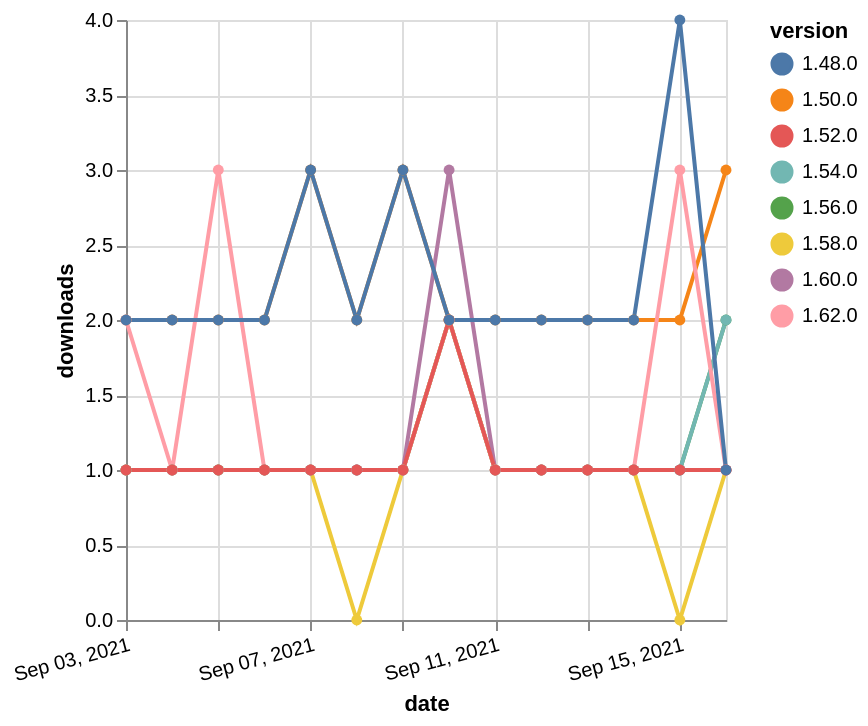

Here is the Vega-Lite specification saved for this chart:
### Vega-Lite specification from a JSON file in a GitHub repository (floating-point values rounded to 4 significant figures)
{"$schema": "https://vega.github.io/schema/vega-lite/v5.json", "description": "A simple bar chart with embedded data.", "data": {"values": [{"date": "2021-09-03", "total": 191, "delta": 1, "version": "1.56.0"}, {"date": "2021-09-04", "total": 192, "delta": 1, "version": "1.56.0"}, {"date": "2021-09-05", "total": 193, "delta": 1, "version": "1.56.0"}, {"date": "2021-09-06", "total": 194, "delta": 1, "version": "1.56.0"}, {"date": "2021-09-07", "total": 195, "delta": 1, "version": "1.56.0"}, {"date": "2021-09-08", "total": 196, "delta": 1, "version": "1.56.0"}, {"date": "2021-09-09", "total": 197, "delta": 1, "version": "1.56.0"}, {"date": "2021-09-10", "total": 199, "delta": 2, "version": "1.56.0"}, {"date": "2021-09-11", "total": 200, "delta": 1, "version": "1.56.0"}, {"date": "2021-09-12", "total": 201, "delta": 1, "version": "1.56.0"}, {"date": "2021-09-13", "total": 202, "delta": 1, "version": "1.56.0"}, {"date": "2021-09-14", "total": 203, "delta": 1, "version": "1.56.0"}, {"date": "2021-09-15", "total": 204, "delta": 1, "version": "1.56.0"}, {"date": "2021-09-16", "total": 206, "delta": 2, "version": "1.56.0"}, {"date": "2021-09-03", "total": 208, "delta": 1, "version": "1.54.0"}, {"date": "2021-09-04", "total": 209, "delta": 1, "version": "1.54.0"}, {"date": "2021-09-05", "total": 210, "delta": 1, "version": "1.54.0"}, {"date": "2021-09-06", "total": 211, "delta": 1, "version": "1.54.0"}, {"date": "2021-09-07", "total": 212, "delta": 1, "version": "1.54.0"}, {"date": "2021-09-08", "total": 213, "delta": 1, "version": "1.54.0"}, {"date": "2021-09-09", "total": 214, "delta": 1, "version": "1.54.0"}, {"date": "2021-09-10", "total": 216, "delta": 2, "version": "1.54.0"}, {"date": "2021-09-11", "total": 217, "delta": 1, "version": "1.54.0"}, {"date": "2021-09-12", "total": 218, "delta": 1, "version": "1.54.0"}, {"date": "2021-09-13", "total": 219, "delta": 1, "version": "1.54.0"}, {"date": "2021-09-14", "total": 220, "delta": 1, "version": "1.54.0"}, {"date": "2021-09-15", "total": 221, "delta": 1, "version": "1.54.0"}, {"date": "2021-09-16", "total": 223, "delta": 2, "version": "1.54.0"}, {"date": "2021-09-03", "total": 171, "delta": 1, "version": "1.58.0"}, {"date": "2021-09-04", "total": 172, "delta": 1, "version": "1.58.0"}, {"date": "2021-09-05", "total": 173, "delta": 1, "version": "1.58.0"}, {"date": "2021-09-06", "total": 174, "delta": 1, "version": "1.58.0"}, {"date": "2021-09-07", "total": 175, "delta": 1, "version": "1.58.0"}, {"date": "2021-09-08", "total": 175, "delta": 0, "version": "1.58.0"}, {"date": "2021-09-09", "total": 176, "delta": 1, "version": "1.58.0"}, {"date": "2021-09-10", "total": 178, "delta": 2, "version": "1.58.0"}, {"date": "2021-09-11", "total": 179, "delta": 1, "version": "1.58.0"}, {"date": "2021-09-12", "total": 180, "delta": 1, "version": "1.58.0"}, {"date": "2021-09-13", "total": 181, "delta": 1, "version": "1.58.0"}, {"date": "2021-09-14", "total": 182, "delta": 1, "version": "1.58.0"}, {"date": "2021-09-15", "total": 182, "delta": 0, "version": "1.58.0"}, {"date": "2021-09-16", "total": 183, "delta": 1, "version": "1.58.0"}, {"date": "2021-09-03", "total": 2293, "delta": 2, "version": "1.50.0"}, {"date": "2021-09-04", "total": 2295, "delta": 2, "version": "1.50.0"}, {"date": "2021-09-05", "total": 2297, "delta": 2, "version": "1.50.0"}, {"date": "2021-09-06", "total": 2299, "delta": 2, "version": "1.50.0"}, {"date": "2021-09-07", "total": 2302, "delta": 3, "version": "1.50.0"}, {"date": "2021-09-08", "total": 2304, "delta": 2, "version": "1.50.0"}, {"date": "2021-09-09", "total": 2307, "delta": 3, "version": "1.50.0"}, {"date": "2021-09-10", "total": 2309, "delta": 2, "version": "1.50.0"}, {"date": "2021-09-11", "total": 2311, "delta": 2, "version": "1.50.0"}, {"date": "2021-09-12", "total": 2313, "delta": 2, "version": "1.50.0"}, {"date": "2021-09-13", "total": 2315, "delta": 2, "version": "1.50.0"}, {"date": "2021-09-14", "total": 2317, "delta": 2, "version": "1.50.0"}, {"date": "2021-09-15", "total": 2319, "delta": 2, "version": "1.50.0"}, {"date": "2021-09-16", "total": 2322, "delta": 3, "version": "1.50.0"}, {"date": "2021-09-03", "total": 122, "delta": 2, "version": "1.62.0"}, {"date": "2021-09-04", "total": 123, "delta": 1, "version": "1.62.0"}, {"date": "2021-09-05", "total": 126, "delta": 3, "version": "1.62.0"}, {"date": "2021-09-06", "total": 127, "delta": 1, "version": "1.62.0"}, {"date": "2021-09-07", "total": 128, "delta": 1, "version": "1.62.0"}, {"date": "2021-09-08", "total": 129, "delta": 1, "version": "1.62.0"}, {"date": "2021-09-09", "total": 130, "delta": 1, "version": "1.62.0"}, {"date": "2021-09-10", "total": 132, "delta": 2, "version": "1.62.0"}, {"date": "2021-09-11", "total": 133, "delta": 1, "version": "1.62.0"}, {"date": "2021-09-12", "total": 134, "delta": 1, "version": "1.62.0"}, {"date": "2021-09-13", "total": 135, "delta": 1, "version": "1.62.0"}, {"date": "2021-09-14", "total": 136, "delta": 1, "version": "1.62.0"}, {"date": "2021-09-15", "total": 139, "delta": 3, "version": "1.62.0"}, {"date": "2021-09-16", "total": 140, "delta": 1, "version": "1.62.0"}, {"date": "2021-09-03", "total": 192, "delta": 1, "version": "1.60.0"}, {"date": "2021-09-04", "total": 193, "delta": 1, "version": "1.60.0"}, {"date": "2021-09-05", "total": 194, "delta": 1, "version": "1.60.0"}, {"date": "2021-09-06", "total": 195, "delta": 1, "version": "1.60.0"}, {"date": "2021-09-07", "total": 196, "delta": 1, "version": "1.60.0"}, {"date": "2021-09-08", "total": 197, "delta": 1, "version": "1.60.0"}, {"date": "2021-09-09", "total": 198, "delta": 1, "version": "1.60.0"}, {"date": "2021-09-10", "total": 201, "delta": 3, "version": "1.60.0"}, {"date": "2021-09-11", "total": 202, "delta": 1, "version": "1.60.0"}, {"date": "2021-09-12", "total": 203, "delta": 1, "version": "1.60.0"}, {"date": "2021-09-13", "total": 204, "delta": 1, "version": "1.60.0"}, {"date": "2021-09-14", "total": 205, "delta": 1, "version": "1.60.0"}, {"date": "2021-09-15", "total": 206, "delta": 1, "version": "1.60.0"}, {"date": "2021-09-16", "total": 207, "delta": 1, "version": "1.60.0"}, {"date": "2021-09-03", "total": 251, "delta": 1, "version": "1.52.0"}, {"date": "2021-09-04", "total": 252, "delta": 1, "version": "1.52.0"}, {"date": "2021-09-05", "total": 253, "delta": 1, "version": "1.52.0"}, {"date": "2021-09-06", "total": 254, "delta": 1, "version": "1.52.0"}, {"date": "2021-09-07", "total": 255, "delta": 1, "version": "1.52.0"}, {"date": "2021-09-08", "total": 256, "delta": 1, "version": "1.52.0"}, {"date": "2021-09-09", "total": 257, "delta": 1, "version": "1.52.0"}, {"date": "2021-09-10", "total": 259, "delta": 2, "version": "1.52.0"}, {"date": "2021-09-11", "total": 260, "delta": 1, "version": "1.52.0"}, {"date": "2021-09-12", "total": 261, "delta": 1, "version": "1.52.0"}, {"date": "2021-09-13", "total": 262, "delta": 1, "version": "1.52.0"}, {"date": "2021-09-14", "total": 263, "delta": 1, "version": "1.52.0"}, {"date": "2021-09-15", "total": 264, "delta": 1, "version": "1.52.0"}, {"date": "2021-09-16", "total": 265, "delta": 1, "version": "1.52.0"}, {"date": "2021-09-03", "total": 2327, "delta": 2, "version": "1.48.0"}, {"date": "2021-09-04", "total": 2329, "delta": 2, "version": "1.48.0"}, {"date": "2021-09-05", "total": 2331, "delta": 2, "version": "1.48.0"}, {"date": "2021-09-06", "total": 2333, "delta": 2, "version": "1.48.0"}, {"date": "2021-09-07", "total": 2336, "delta": 3, "version": "1.48.0"}, {"date": "2021-09-08", "total": 2338, "delta": 2, "version": "1.48.0"}, {"date": "2021-09-09", "total": 2341, "delta": 3, "version": "1.48.0"}, {"date": "2021-09-10", "total": 2343, "delta": 2, "version": "1.48.0"}, {"date": "2021-09-11", "total": 2345, "delta": 2, "version": "1.48.0"}, {"date": "2021-09-12", "total": 2347, "delta": 2, "version": "1.48.0"}, {"date": "2021-09-13", "total": 2349, "delta": 2, "version": "1.48.0"}, {"date": "2021-09-14", "total": 2351, "delta": 2, "version": "1.48.0"}, {"date": "2021-09-15", "total": 2355, "delta": 4, "version": "1.48.0"}, {"date": "2021-09-16", "total": 2356, "delta": 1, "version": "1.48.0"}]}, "width": "container", "mark": {"type": "line", "point": {"filled": true}}, "encoding": {"x": {"field": "date", "type": "temporal", "timeUnit": "yearmonthdate", "title": "date", "axis": {"labelAngle": -15}}, "y": {"field": "delta", "type": "quantitative", "title": "downloads"}, "color": {"field": "version", "type": "nominal"}, "tooltip": {"field": "delta"}}}
